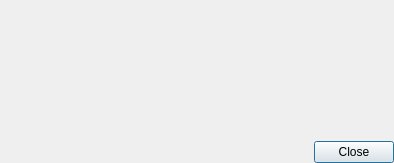
<?xml version="1.0" encoding="UTF-8"?>
<ui version="4.0">
 <class>AboutDialog</class>
 <widget class="QDialog" name="AboutDialog">
  <property name="geometry">
   <rect>
    <x>0</x>
    <y>0</y>
    <width>394</width>
    <height>163</height>
   </rect>
  </property>
  <property name="sizePolicy">
   <sizepolicy hsizetype="Fixed" vsizetype="Fixed">
    <horstretch>0</horstretch>
    <verstretch>0</verstretch>
   </sizepolicy>
  </property>
  <property name="windowTitle">
   <string>Dialog</string>
  </property>
  <layout class="QVBoxLayout" name="verticalLayout">
   <property name="margin">
    <number>0</number>
   </property>
   <item>
    <widget class="QLabel" name="label">
     <property name="text">
      <string/>
     </property>
     <property name="pixmap">
      <pixmap resource="icons.qrc">:/images/about</pixmap>
     </property>
     <property name="scaledContents">
      <bool>true</bool>
     </property>
    </widget>
   </item>
   <item>
    <layout class="QHBoxLayout" name="horizontalLayout">
     <item>
      <spacer name="horizontalSpacer">
       <property name="orientation">
        <enum>Qt::Horizontal</enum>
       </property>
       <property name="sizeHint" stdset="0">
        <size>
         <width>40</width>
         <height>20</height>
        </size>
       </property>
      </spacer>
     </item>
     <item>
      <widget class="QDialogButtonBox" name="buttonBox">
       <property name="locale">
        <locale language="English" country="UnitedStates"/>
       </property>
       <property name="orientation">
        <enum>Qt::Horizontal</enum>
       </property>
       <property name="standardButtons">
        <set>QDialogButtonBox::Close</set>
       </property>
      </widget>
     </item>
    </layout>
   </item>
  </layout>
 </widget>
 <resources>
  <include location="icons.qrc"/>
 </resources>
 <connections>
  <connection>
   <sender>buttonBox</sender>
   <signal>accepted()</signal>
   <receiver>AboutDialog</receiver>
   <slot>accept()</slot>
   <hints>
    <hint type="sourcelabel">
     <x>248</x>
     <y>254</y>
    </hint>
    <hint type="destinationlabel">
     <x>157</x>
     <y>274</y>
    </hint>
   </hints>
  </connection>
  <connection>
   <sender>buttonBox</sender>
   <signal>rejected()</signal>
   <receiver>AboutDialog</receiver>
   <slot>reject()</slot>
   <hints>
    <hint type="sourcelabel">
     <x>316</x>
     <y>260</y>
    </hint>
    <hint type="destinationlabel">
     <x>286</x>
     <y>274</y>
    </hint>
   </hints>
  </connection>
 </connections>
</ui>
